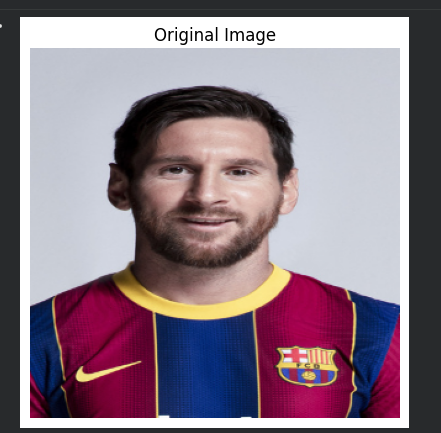
#> input picture images/original.png, 441 x 433 px, found by its file name
$ jupyter execute --allow-errors Sketchomoji.ipynb
#> lines starting #> are read from the running program, lines starting #| are printed output that depends on the picture; after the words box and inside, x2 and y2 are one past the last pixel; in counts of white or black regions, pixels touching at a corner belong together
[cell 1]
# Step 1: Import Required Libraries
import cv2
import numpy as np
import matplotlib.pyplot as plt
from google.colab import files
from PIL import Image
import io

[cell 2]
# Step 2: Upload an Image
uploaded = files.upload()
#> the answer given: original.png
for fn in uploaded.keys():
    image_path = fn
    print(f"Uploaded file: {image_path}")

[cell 3]
# Step 3: Read & Show the Original Image
image = cv2.imread(image_path)
#> image is the input picture: shape (433, 441, 3); mean B, G, R 136.3, 124.2, 140.4
image = cv2.resize(image, (300, 300))  # Resize for simplicity
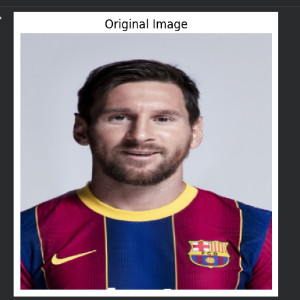
#> image: shape (300, 300, 3); mean B, G, R 136, 124, 140.2
gray = cv2.cvtColor(image, cv2.COLOR_BGR2GRAY)
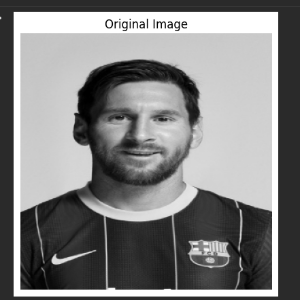
#> gray: shape (300, 300); min 0, max 255, mean 130.3

plt.imshow(cv2.cvtColor(image, cv2.COLOR_BGR2RGB))
plt.title("Original Image")
plt.axis("off")
plt.show()

[cell 4]
# Step 4: Apply Canny Edge Detection
edges = cv2.Canny(gray, threshold1=50, threshold2=150)
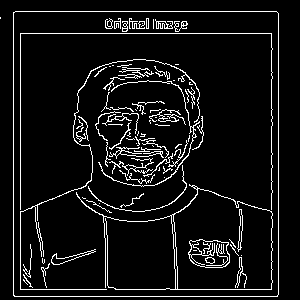
#> edges: shape (300, 300); 7.4% white in thin lines or dots, all inside (x1, y1, x2, y2) = (0, 11, 279, 297)

plt.imshow(edges, cmap='gray')
plt.title("Canny Edge Detected Borders")
plt.axis("off")
plt.show()

[cell 5]
# Step 5: Define the ASCII characters to use (dense to light)
ascii_chars = ['@', '#', '8', '&', '*', '=', '-', ':', '.', ' ']  # You can customize this
# You can also try symbols like: ascii_chars = ['<', '|', '_', ',', '.', ' ']

# 🧱 Step 6: Resize edges image for ASCII output (smaller height for terminal aspect ratio)
ascii_width = 100  # Reduce to make output manageable
height, width = edges.shape
#> height = 300; width = 300
aspect_ratio = height / width
#> aspect_ratio = 1
ascii_height = int(ascii_width * aspect_ratio * 0.55)  # 0.55 fixes aspect distortion
#> ascii_height = 55

resized = cv2.resize(edges, (ascii_width, ascii_height))
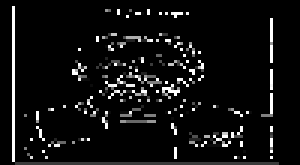
#> resized: shape (55, 100) (shown 3 times larger); min 0, max 255, mean 16.8

[cell 6]
# Step 6: Assume `edges` is your Canny output (from previous step)

# Define your preferred ASCII symbols to use for edge pixels
symbols = ['<', '|', '_', '/', '\\', ',']

# Randomly assign one of the symbols to each edge pixel
import random

ascii_output = ""

for row in edges:
    for pixel in row:
        if pixel == 255:
            # It's an edge pixel
            ascii_output += random.choice(symbols)
        else:
            # Not an edge, leave as blank space
            ascii_output += " "
    ascii_output += "\n"

# 🖨️ Print result
print(ascii_output)
